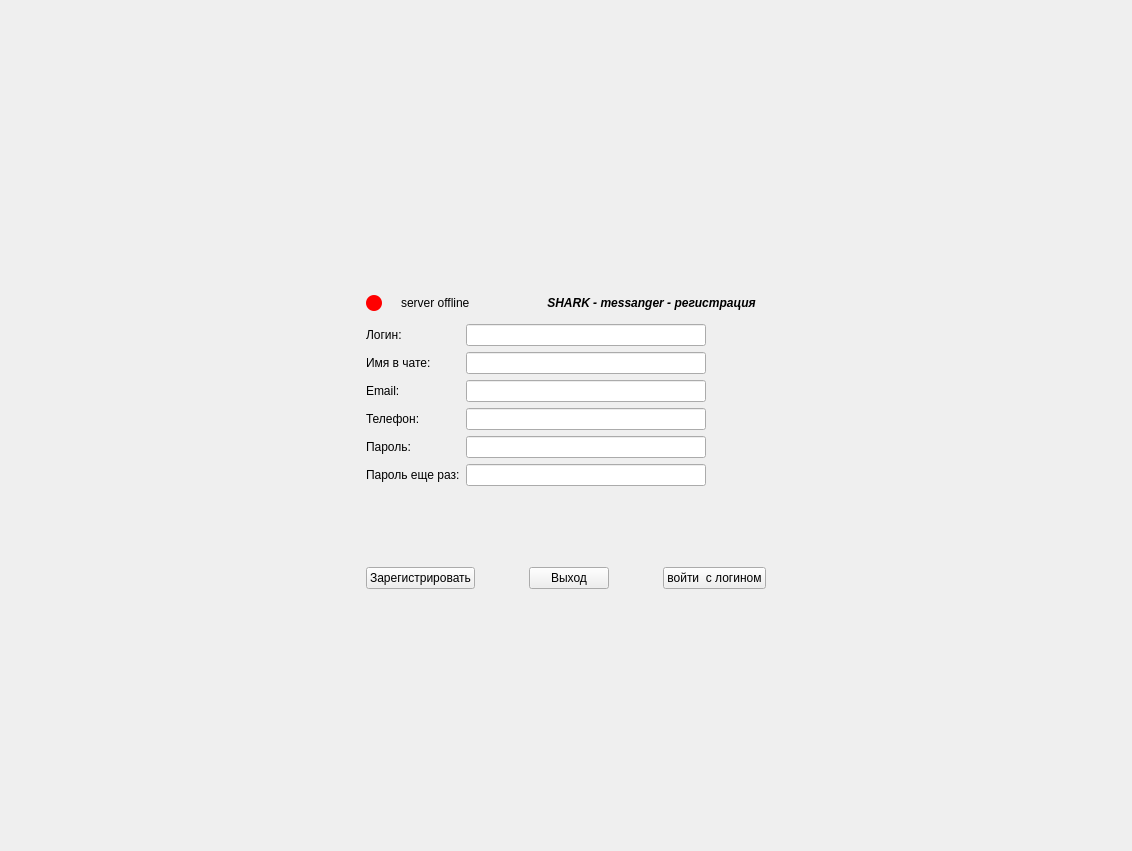
<?xml version="1.0" encoding="UTF-8"?>
<ui version="4.0">
 <class>ScreenRegister</class>
 <widget class="QWidget" name="ScreenRegister">
  <property name="geometry">
   <rect>
    <x>0</x>
    <y>0</y>
    <width>1132</width>
    <height>851</height>
   </rect>
  </property>
  <property name="sizePolicy">
   <sizepolicy hsizetype="Expanding" vsizetype="Expanding">
    <horstretch>0</horstretch>
    <verstretch>0</verstretch>
   </sizepolicy>
  </property>
  <property name="windowTitle">
   <string>Регистрация нового пользователя</string>
  </property>
  <layout class="QGridLayout" name="gridLayout">
   <item row="0" column="1">
    <spacer name="verticalSpacer_4">
     <property name="orientation">
      <enum>Qt::Orientation::Vertical</enum>
     </property>
     <property name="sizeHint" stdset="0">
      <size>
       <width>20</width>
       <height>167</height>
      </size>
     </property>
    </spacer>
   </item>
   <item row="1" column="0">
    <spacer name="horizontalSpacer_7">
     <property name="orientation">
      <enum>Qt::Orientation::Horizontal</enum>
     </property>
     <property name="sizeHint" stdset="0">
      <size>
       <width>332</width>
       <height>20</height>
      </size>
     </property>
    </spacer>
   </item>
   <item row="1" column="1">
    <layout class="QVBoxLayout" name="verticalLayout">
     <item>
      <layout class="QHBoxLayout" name="horizontalLayout_3">
       <item>
        <spacer name="horizontalSpacer_5">
         <property name="orientation">
          <enum>Qt::Orientation::Horizontal</enum>
         </property>
         <property name="sizeHint" stdset="0">
          <size>
           <width>40</width>
           <height>20</height>
          </size>
         </property>
        </spacer>
       </item>
       <item>
        <widget class="QLabel" name="label_6">
         <property name="sizePolicy">
          <sizepolicy hsizetype="Fixed" vsizetype="Fixed">
           <horstretch>0</horstretch>
           <verstretch>0</verstretch>
          </sizepolicy>
         </property>
         <property name="maximumSize">
          <size>
           <width>221</width>
           <height>221</height>
          </size>
         </property>
         <property name="text">
          <string/>
         </property>
         <property name="pixmap">
          <pixmap resource="resources.qrc">:/images/shark_1.jpg</pixmap>
         </property>
         <property name="scaledContents">
          <bool>true</bool>
         </property>
        </widget>
       </item>
       <item>
        <spacer name="horizontalSpacer_6">
         <property name="orientation">
          <enum>Qt::Orientation::Horizontal</enum>
         </property>
         <property name="sizeHint" stdset="0">
          <size>
           <width>40</width>
           <height>20</height>
          </size>
         </property>
        </spacer>
       </item>
      </layout>
     </item>
     <item>
      <spacer name="verticalSpacer_3">
       <property name="orientation">
        <enum>Qt::Orientation::Vertical</enum>
       </property>
       <property name="sizeType">
        <enum>QSizePolicy::Policy::Fixed</enum>
       </property>
       <property name="sizeHint" stdset="0">
        <size>
         <width>20</width>
         <height>5</height>
        </size>
       </property>
      </spacer>
     </item>
     <item>
      <layout class="QHBoxLayout" name="horizontalLayout">
       <item>
        <widget class="QLabel" name="serverStatusLabelRound">
         <property name="sizePolicy">
          <sizepolicy hsizetype="Preferred" vsizetype="Preferred">
           <horstretch>0</horstretch>
           <verstretch>0</verstretch>
          </sizepolicy>
         </property>
         <property name="minimumSize">
          <size>
           <width>16</width>
           <height>16</height>
          </size>
         </property>
         <property name="maximumSize">
          <size>
           <width>16</width>
           <height>16</height>
          </size>
         </property>
         <property name="styleSheet">
          <string notr="true">background-color: red;
border-radius: 8px;</string>
         </property>
         <property name="text">
          <string/>
         </property>
        </widget>
       </item>
       <item>
        <spacer name="horizontalSpacer">
         <property name="orientation">
          <enum>Qt::Orientation::Horizontal</enum>
         </property>
         <property name="sizeType">
          <enum>QSizePolicy::Policy::Fixed</enum>
         </property>
         <property name="sizeHint" stdset="0">
          <size>
           <width>13</width>
           <height>20</height>
          </size>
         </property>
        </spacer>
       </item>
       <item>
        <widget class="QLabel" name="serverStatusLabel">
         <property name="text">
          <string>server offline</string>
         </property>
        </widget>
       </item>
       <item>
        <spacer name="horizontalSpacer_3">
         <property name="orientation">
          <enum>Qt::Orientation::Horizontal</enum>
         </property>
         <property name="sizeHint" stdset="0">
          <size>
           <width>40</width>
           <height>20</height>
          </size>
         </property>
        </spacer>
       </item>
       <item>
        <widget class="QLabel" name="label">
         <property name="sizePolicy">
          <sizepolicy hsizetype="Fixed" vsizetype="Preferred">
           <horstretch>0</horstretch>
           <verstretch>0</verstretch>
          </sizepolicy>
         </property>
         <property name="font">
          <font>
           <italic>true</italic>
           <bold>true</bold>
          </font>
         </property>
         <property name="text">
          <string>SHARK - messanger - регистрация</string>
         </property>
         <property name="alignment">
          <set>Qt::AlignmentFlag::AlignCenter</set>
         </property>
        </widget>
       </item>
       <item>
        <spacer name="horizontalSpacer_2">
         <property name="orientation">
          <enum>Qt::Orientation::Horizontal</enum>
         </property>
         <property name="sizeType">
          <enum>QSizePolicy::Policy::Fixed</enum>
         </property>
         <property name="sizeHint" stdset="0">
          <size>
           <width>10</width>
           <height>20</height>
          </size>
         </property>
        </spacer>
       </item>
      </layout>
     </item>
     <item>
      <spacer name="verticalSpacer_2">
       <property name="orientation">
        <enum>Qt::Orientation::Vertical</enum>
       </property>
       <property name="sizeType">
        <enum>QSizePolicy::Policy::Fixed</enum>
       </property>
       <property name="sizeHint" stdset="0">
        <size>
         <width>20</width>
         <height>5</height>
        </size>
       </property>
      </spacer>
     </item>
     <item>
      <layout class="QFormLayout" name="formLayout">
       <item row="1" column="0">
        <widget class="QLabel" name="label_5">
         <property name="text">
          <string>Логин:</string>
         </property>
        </widget>
       </item>
       <item row="1" column="1">
        <widget class="QLineEdit" name="loginEdit">
         <property name="sizePolicy">
          <sizepolicy hsizetype="Fixed" vsizetype="Fixed">
           <horstretch>0</horstretch>
           <verstretch>0</verstretch>
          </sizepolicy>
         </property>
         <property name="minimumSize">
          <size>
           <width>240</width>
           <height>0</height>
          </size>
         </property>
         <property name="toolTip">
          <string>Не менее 5 и не более 20 символов, только английские буквы и цифры</string>
         </property>
         <property name="toolTipDuration">
          <number>10000</number>
         </property>
        </widget>
       </item>
       <item row="2" column="0">
        <widget class="QLabel" name="label_2">
         <property name="text">
          <string>Имя в чате:</string>
         </property>
        </widget>
       </item>
       <item row="2" column="1">
        <widget class="QLineEdit" name="nameEdit">
         <property name="sizePolicy">
          <sizepolicy hsizetype="Fixed" vsizetype="Fixed">
           <horstretch>0</horstretch>
           <verstretch>0</verstretch>
          </sizepolicy>
         </property>
         <property name="minimumSize">
          <size>
           <width>240</width>
           <height>0</height>
          </size>
         </property>
         <property name="toolTip">
          <string>Не менее 2 и не более 20 символов, только английские буквы и цифры</string>
         </property>
         <property name="toolTipDuration">
          <number>10000</number>
         </property>
        </widget>
       </item>
       <item row="3" column="0">
        <widget class="QLabel" name="label_7">
         <property name="text">
          <string>Email:</string>
         </property>
        </widget>
       </item>
       <item row="3" column="1">
        <widget class="QLineEdit" name="emailLineEdit">
         <property name="sizePolicy">
          <sizepolicy hsizetype="Fixed" vsizetype="Fixed">
           <horstretch>0</horstretch>
           <verstretch>0</verstretch>
          </sizepolicy>
         </property>
         <property name="minimumSize">
          <size>
           <width>240</width>
           <height>0</height>
          </size>
         </property>
        </widget>
       </item>
       <item row="4" column="0">
        <widget class="QLabel" name="label_8">
         <property name="text">
          <string>Телефон:</string>
         </property>
        </widget>
       </item>
       <item row="4" column="1">
        <widget class="QLineEdit" name="phoneLineEdit">
         <property name="sizePolicy">
          <sizepolicy hsizetype="Fixed" vsizetype="Fixed">
           <horstretch>0</horstretch>
           <verstretch>0</verstretch>
          </sizepolicy>
         </property>
         <property name="minimumSize">
          <size>
           <width>240</width>
           <height>0</height>
          </size>
         </property>
        </widget>
       </item>
       <item row="5" column="0">
        <widget class="QLabel" name="label_3">
         <property name="text">
          <string>Пароль:</string>
         </property>
        </widget>
       </item>
       <item row="5" column="1">
        <widget class="QLineEdit" name="passwordEdit">
         <property name="sizePolicy">
          <sizepolicy hsizetype="Fixed" vsizetype="Fixed">
           <horstretch>0</horstretch>
           <verstretch>0</verstretch>
          </sizepolicy>
         </property>
         <property name="minimumSize">
          <size>
           <width>240</width>
           <height>0</height>
          </size>
         </property>
         <property name="toolTip">
          <string>Не менее 5 и не более 20 символов, Мнимум одна заглавная и одна цифра (только латинские буквы)</string>
         </property>
         <property name="toolTipDuration">
          <number>10000</number>
         </property>
         <property name="echoMode">
          <enum>QLineEdit::EchoMode::PasswordEchoOnEdit</enum>
         </property>
        </widget>
       </item>
       <item row="6" column="0">
        <widget class="QLabel" name="label_4">
         <property name="text">
          <string>Пароль еще раз:</string>
         </property>
        </widget>
       </item>
       <item row="6" column="1">
        <widget class="QLineEdit" name="passwordConfirmEdit">
         <property name="sizePolicy">
          <sizepolicy hsizetype="Fixed" vsizetype="Fixed">
           <horstretch>0</horstretch>
           <verstretch>0</verstretch>
          </sizepolicy>
         </property>
         <property name="minimumSize">
          <size>
           <width>240</width>
           <height>0</height>
          </size>
         </property>
         <property name="toolTip">
          <string>Повторите ввод пароля</string>
         </property>
         <property name="toolTipDuration">
          <number>10000</number>
         </property>
         <property name="echoMode">
          <enum>QLineEdit::EchoMode::PasswordEchoOnEdit</enum>
         </property>
        </widget>
       </item>
      </layout>
     </item>
     <item>
      <widget class="QLabel" name="hintLabel">
       <property name="sizePolicy">
        <sizepolicy hsizetype="Fixed" vsizetype="Fixed">
         <horstretch>0</horstretch>
         <verstretch>0</verstretch>
        </sizepolicy>
       </property>
       <property name="minimumSize">
        <size>
         <width>400</width>
         <height>32</height>
        </size>
       </property>
       <property name="maximumSize">
        <size>
         <width>400</width>
         <height>32</height>
        </size>
       </property>
       <property name="text">
        <string/>
       </property>
       <property name="wordWrap">
        <bool>true</bool>
       </property>
      </widget>
     </item>
     <item>
      <spacer name="verticalSpacer">
       <property name="orientation">
        <enum>Qt::Orientation::Vertical</enum>
       </property>
       <property name="sizeType">
        <enum>QSizePolicy::Policy::Fixed</enum>
       </property>
       <property name="sizeHint" stdset="0">
        <size>
         <width>17</width>
         <height>37</height>
        </size>
       </property>
      </spacer>
     </item>
     <item>
      <layout class="QHBoxLayout" name="horizontalLayout_2">
       <item>
        <widget class="QPushButton" name="registerPushButton">
         <property name="text">
          <string>Зарегистрировать</string>
         </property>
        </widget>
       </item>
       <item>
        <spacer name="horizontalSpacer_9">
         <property name="orientation">
          <enum>Qt::Orientation::Horizontal</enum>
         </property>
         <property name="sizeHint" stdset="0">
          <size>
           <width>40</width>
           <height>20</height>
          </size>
         </property>
        </spacer>
       </item>
       <item>
        <widget class="QPushButton" name="exitPushButton">
         <property name="text">
          <string>Выход</string>
         </property>
        </widget>
       </item>
       <item>
        <spacer name="horizontalSpacer_4">
         <property name="orientation">
          <enum>Qt::Orientation::Horizontal</enum>
         </property>
         <property name="sizeHint" stdset="0">
          <size>
           <width>40</width>
           <height>20</height>
          </size>
         </property>
        </spacer>
       </item>
       <item>
        <widget class="QPushButton" name="toLoginButton">
         <property name="text">
          <string>войти  с логином</string>
         </property>
        </widget>
       </item>
      </layout>
     </item>
    </layout>
   </item>
   <item row="1" column="2">
    <spacer name="horizontalSpacer_8">
     <property name="orientation">
      <enum>Qt::Orientation::Horizontal</enum>
     </property>
     <property name="sizeHint" stdset="0">
      <size>
       <width>332</width>
       <height>20</height>
      </size>
     </property>
    </spacer>
   </item>
   <item row="2" column="1">
    <spacer name="verticalSpacer_5">
     <property name="orientation">
      <enum>Qt::Orientation::Vertical</enum>
     </property>
     <property name="sizeHint" stdset="0">
      <size>
       <width>20</width>
       <height>166</height>
      </size>
     </property>
    </spacer>
   </item>
  </layout>
 </widget>
 <tabstops>
  <tabstop>loginEdit</tabstop>
  <tabstop>nameEdit</tabstop>
  <tabstop>emailLineEdit</tabstop>
  <tabstop>phoneLineEdit</tabstop>
  <tabstop>passwordEdit</tabstop>
  <tabstop>passwordConfirmEdit</tabstop>
  <tabstop>registerPushButton</tabstop>
  <tabstop>exitPushButton</tabstop>
  <tabstop>toLoginButton</tabstop>
 </tabstops>
 <resources>
  <include location="resources.qrc"/>
 </resources>
 <connections/>
</ui>
